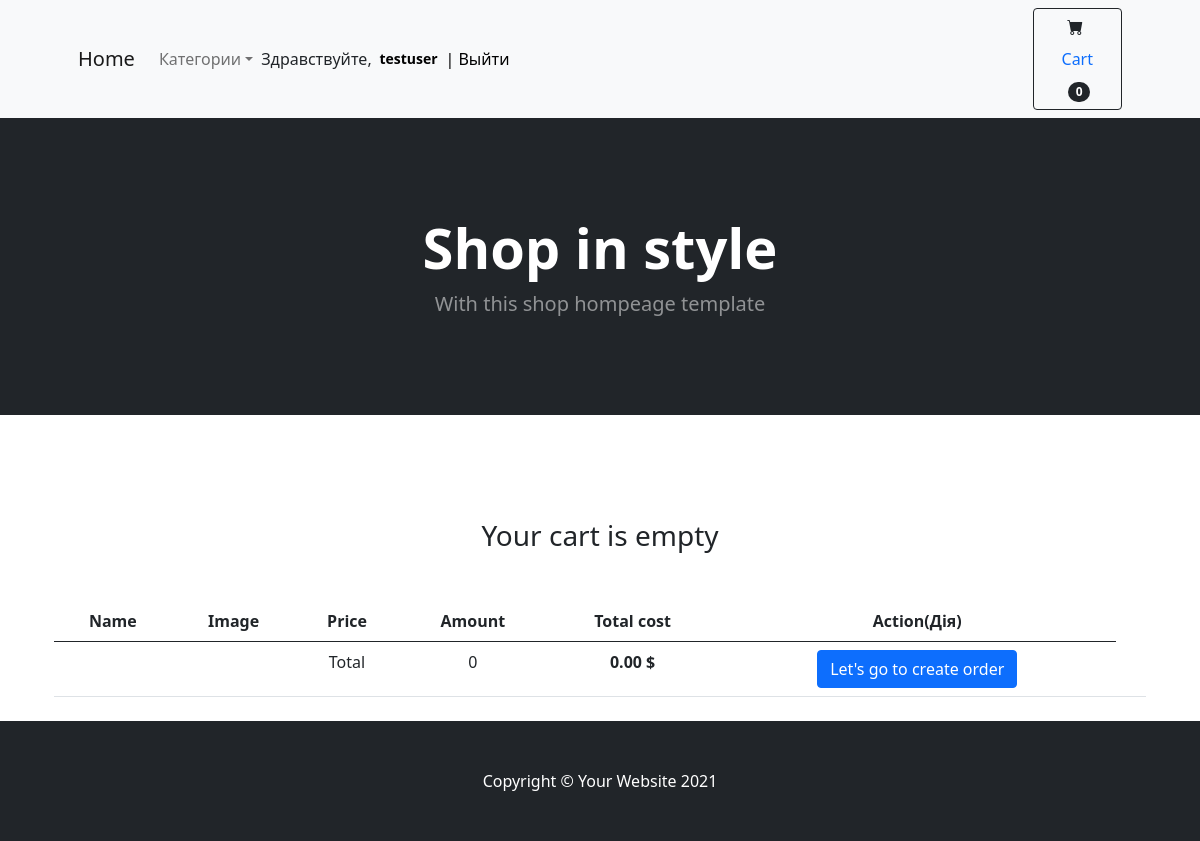
The app's page /cart/ (signed in) with its own data.
### mainapp/models.py (models this page shows, shortened)
class Cart(models.Model):
    owner = models.ForeignKey("Customer", null=True, verbose_name="Owner", on_delete=models.CASCADE)
    products = models.ManyToManyField(CartProduct, blank=True, related_name="related_cart")
    total_products = models.PositiveIntegerField(default=0)
    final_price = models.DecimalField(max_digits=10, default=0, decimal_places=2, verbose_name="Total price")
    in_order = models.BooleanField(default=False)
    for_anonymous_user = models.BooleanField(default=False)

### mainapp/views.py (the view)
# urls.py: path("cart/", CartView.as_view(), name="cart"),
class CartView(CartMixin, View):
    def get(self, request, *args, **kwargs):
        categories = Category.objects.all()
        context = {
            "cart": self.cart,
            "categories": categories
        }
        return render(request, "cart.html", context)

### mainapp/mixins.py (called while the page is built)
    def dispatch(self, request, *args, **kwargs):
        if request.user.is_authenticated:
            customer = Customer.objects.filter(user=request.user).first()
            if not customer:
                customer = Customer.objects.create(
                    user=request.user
                )
            cart = Cart.objects.filter(owner=customer, in_order=False).first()
            if not cart:
                cart = Cart.objects.create(owner=customer)
        else:
            cart = Cart.objects.filter(for_anonymous_user=True).first
            if not cart:
                cart = Cart.objects.create(for_anonymous_user=True)
        self.cart = cart
        return super().dispatch(request, *args, **kwargs)

### mainapp/models.py (called while the page is built)
    def get_absolute_url(self):
        return reverse('category_detail', kwargs={'slug': self.slug})

### mainapp/templates/cart.html (shortened to what this page needs)
{% extends 'base.html' %}
{% block content %}
<h3 class="text-center mt-5 mb-5">Your cart {% if not cart.products.count %}is empty{% endif %}</h3>
<table class="table">
  <thead>
    <tr>
      <th scope="col">Name</th>
      <th scope="col">Image</th>
      <th scope="col">Price</th>
      <th scope="col">Amount</th>
      <th scope="col">Total cost</th>
      <th scope="col">Action(Дія)</th>
    </tr>
  </thead>
  <tbody>
  <tr>
    <td colspan="2"></td>
    <td>Total</td>
    <td>{{ cart.total_products }}</td>
    <td><strong>{{ cart.final_price }} $</strong></td>
    <td><a href="{% url 'checkout' %}"><button class="btn btn-primary">Let's go to create order</button></a><td>
  </tr>
  </tbody>
</table>
{% endblock content %}

### mainapp/templates/base.html (shortened to what this page needs)
<!DOCTYPE html>
{% load static %}
<html lang="en">
    <head>
        <link href="https://cdn.jsdelivr.net/npm/bootstrap-icons@1.5.0/font/bootstrap-icons.css" rel="stylesheet" />
        <link href="https://cdn.jsdelivr.net/npm/bootstrap@5.0.2/dist/css/bootstrap.min.css" rel="stylesheet">
    </head>
    <body>
        <nav class="navbar navbar-expand-lg navbar-light bg-light">
            <div class="container px-4 px-lg-5">
                <a class="navbar-brand" href="{% url 'base' %}">Home</a>
                <div class="collapse navbar-collapse" id="navbarSupportedContent">
                    <ul class="navbar-nav">
                        <li class="nav-item dropdown">
                            <a class="nav-link dropdown-toggle" id="navbarDropdownMenuLink" href="#" role="button" data-bs-toggle="dropdown" aria-expanded="false">Категории</a>
                        </li>
                        <li class="nav-item">
                            {% if request.user.is_authenticated %}
                            <span class="navbar text text-dark">Здравствуйте, <span class="badge badge-danger">
                            <a style="text-decoration: none; font-size:14px; color:black;" href="{% url 'profile' %}">{{ request.user.username }}</a></span><a href="{% url 'logout' %}" style="color:black; text-decoration: none;">| Выйти</a> </span>{% endif %}
                        </li>
                    </ul>
                    <form class="d-flex">
                        <button class="btn btn-outline-dark" type="submit">
                            <i class="bi-cart-fill me-1"></i>
                            <a class="nav-link" href="{% url 'cart' %}">Cart</a>
                            <span class="badge bg-dark text-white ms-1 rounded-pill">{{ cart.products.count }}</span>
                        </button>
                    </form>
                </div>
            </div>
        </nav>
        <header class="bg-dark py-5">
            <div class="container px-4 px-lg-5 my-5">
                <div class="text-center text-white">
                    <h1 class="display-4 fw-bolder">Shop in style</h1>
                    <p class="lead fw-normal text-white-50 mb-0">With this shop hompeage template</p>
                </div>
            </div>
        </header>
        <section class="py-2">
            <div class="container px-4 px-lg-5 mt-5">
                <div class="row gx-4 gx-lg-5 row-cols-2  justify-content-center text-center">
                    {% block content %} {% endblock %}
                </div>
            </div>
        </section>
        <footer class="py-5 bg-dark">
            <div class="container"><p class="m-0 text-center text-white">Copyright &copy; Your Website 2021</p></div>
        </footer>
    </body>
</html>

### records on screen
Cart: products.count "0", total_products "0", final_price "0.00"

### other values on screen
{{ request.user.username }} "testuser"
